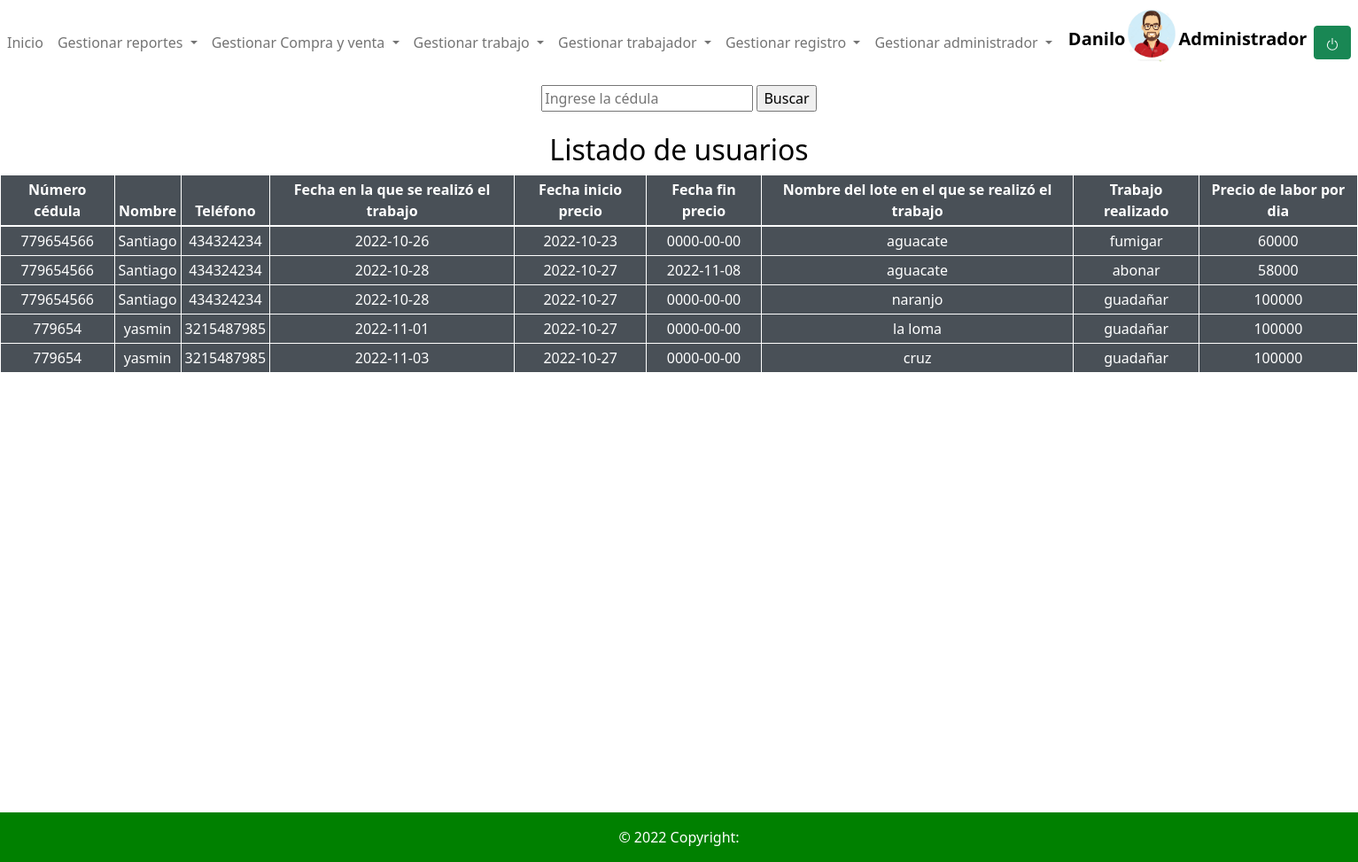
/ver_trabajador_dia.php (signed in), run on the app's committed database.
### tables this page shows
CREATE TABLE `tbltrabajador` (
  `idtrabajador` int(11) NOT NULL,
  `nombre` varchar(50) NOT NULL,
  `telefono` varchar(50) NOT NULL
);

CREATE TABLE `tbltrabajo` (
  `idtrabajo` int(11) NOT NULL,
  `fecha` date DEFAULT NULL,
  `cantidad_kilos` int(11) DEFAULT NULL,
  `idlote` int(11) NOT NULL,
  `idtipotrabajo` int(11) NOT NULL,
  `idjornada` int(11) DEFAULT NULL
);

CREATE TABLE `tblprecio` (
  `cod_precio` int(11) NOT NULL,
  `precio` float NOT NULL,
  `fecha` date NOT NULL,
  `id_tipotrabajo` int(11) NOT NULL,
  `fecha_fin` date DEFAULT NULL
);

CREATE TABLE `tbllote` (
  `idlote` int(11) NOT NULL,
  `nombre` varchar(50) DEFAULT NULL,
  `cantidad_arboles` int(11) NOT NULL,
  `estado` varchar(50) NOT NULL
);

CREATE TABLE `tbltipotrabajo` (
  `idtipotrabajo` int(11) NOT NULL,
  `descripcion` varchar(50) NOT NULL,
  `Requiere_insumo` int(11) NOT NULL DEFAULT 0
);

### ver_trabajador_dia.php (the view, shortened to what this page needs)
<?php
if ($_SESSION['usuario']) {
?>
    <!DOCTYPE html>
    <html lang="en">
    <head>
        <link href="https://cdn.jsdelivr.net/npm/bootstrap@5.1.3/dist/css/bootstrap.min.css" rel="stylesheet">
    </head>
    <body>
        <?php
        require("navar.php");
        ?>
        <form action="ver_trabajador_dia.php" method="post">
            <center>
                <input type="text" name="busqueda" placeholder="Ingrese la cédula ">
                <input type="submit" name="buscar" value="Buscar">
            </center>
            <br>
        </form>
                            <center>
                                <h2 class="text-center" style="color:black;">Listado de usuarios </h2>
                            </center>
                            <?php
                        require("conexion.php");
                        $query = "SELECT tbltrabajador.idtrabajador,tbltrabajador.nombre  AS NOMBRE, tbltrabajador.telefono,tbltrabajo.fecha, tblprecio.fecha AS fechai,tblprecio.fecha_fin,tbllote.nombre,tbltipotrabajo.descripcion,tblprecio.precio FROM tbltrabajador INNER JOIN tbltrabajadorxtrabajo ON tbltrabajador.idtrabajador=tbltrabajadorxtrabajo.idtrabajador
    INNER JOIN tbltrabajo ON tbltrabajadorxtrabajo.idtrabajo=tbltrabajo.idtrabajo
    INNER JOIN tbltipotrabajo ON tbltrabajo.idtipotrabajo=tbltipotrabajo.idtipotrabajo
    INNER JOIN tbllote on tbltrabajo.idlote=tbllote.idlote INNER JOIN tblprecio ON tbltipotrabajo.idtipotrabajo=tblprecio.id_tipotrabajo
    WHERE tbltipotrabajo.Requiere_insumo!='2' AND tbltrabajo.fecha >= tblprecio.fecha AND IF(tblprecio.fecha_fin!='0000-00-00',tbltrabajo.fecha<tblprecio.fecha_fin,TRUE);";
                        $resultado = mysqli_query($conexion, $query);
                            ?>
                            <table class="table table-bordered border-white table-hover table-sm">
                                <thead>
                                    <tr>
                                        <th class="text-center">Número cédula</th>
                                        <th class="text-center">Nombre</th>
                                        <th class="text-center">Teléfono</th>
                                        <th class="text-center"> Fecha en la que se realizó el trabajo </th>
                                        <th class="text-center"> Fecha inicio precio </th>
                                        <th class="text-center"> Fecha fin precio </th>
                                        <th class="text-center"> Nombre del lote en el que se realizó el trabajo</th>
                                        <th class="text-center"> Trabajo realizado</th>
                                        <th class="text-center"> Precio de labor por dia</th>
                                    </tr>
                                </thead>
                                <tbody>
                                    <?php
                                    while ($row = $resultado->fetch_assoc()) {
                                    ?>
                                        <tr>
                                            <td class="text-center"><?php echo $row['idtrabajador']; ?></td>
                                            <td class="text-center"><?php echo $row['NOMBRE']; ?></td>
                                            <td class="text-center"><?php echo $row['telefono']; ?></td>
                                            <td class="text-center"><?php echo $row['fecha']; ?></td>
                                            <td class="text-center"><?php echo $row['fechai']; ?></td>
                                            <td class="text-center"><?php echo $row['fecha_fin']; ?></td>
                                            <td class="text-center"><?php echo $row['nombre']; ?></td>
                                            <td class="text-center"><?php echo $row['descripcion']; ?></td>
                                            <td class="text-center"><?php echo $row['precio']; ?></td>
                                        </tr>
                                    <?php
                                    }
                                    ?>
                                </tbody>
                            </table>
                        </div><br><br>
<br><br><br><br><br><br><br><br><br><br><br><br><br><br><br><br>
                    <?php
                    require("footer.php");
                    ?>
    </body>
    </html>
<?php
} else {
    header("location:index.php");
} ?>

### ver_trabajador_dia.php (style rules this page uses)
.table-bordered { --bs-table-bg: #495057; --bs-table-striped-bg: #2c3034; --bs-table-striped-color: #fff; --bs-table-active-bg: #373b3e; --bs-table-active-color: #fff; --bs-table-hover-bg: #323539; --bs-table-hover-color: #fff; color: #fff; border-color: #373b3e; }

### data on the page
tbltrabajador: idtrabajador "779654566", nombre "Santiago", telefono "434324234", tbltrabajo.fecha "2022-10-26", tblprecio.fecha "2022-10-23", tblprecio.fecha_fin "0000-00-00", tbllote.nombre "aguacate", tbltipotrabajo.descripcion "fumigar", tblprecio.precio "60000", tbltrabajo.fecha "2022-10-28", tblprecio.fecha "2022-10-27", tblprecio.fecha_fin "2022-11-08", tbltipotrabajo.descripcion "abonar", tblprecio.precio "58000", tbllote.nombre "naranjo", tbltipotrabajo.descripcion "guadañar", tblprecio.precio "100000"
tbltrabajador: idtrabajador "779654", nombre "yasmin", telefono "3215487985", tbltrabajo.fecha "2022-11-01", tblprecio.fecha "2022-10-27", tblprecio.fecha_fin "0000-00-00", tbllote.nombre "la loma", tbltipotrabajo.descripcion "guadañar", tblprecio.precio "100000", tbltrabajo.fecha "2022-11-03", tbllote.nombre "cruz"

### other printed values
$_SESSION['nombre'] "Danilo"
